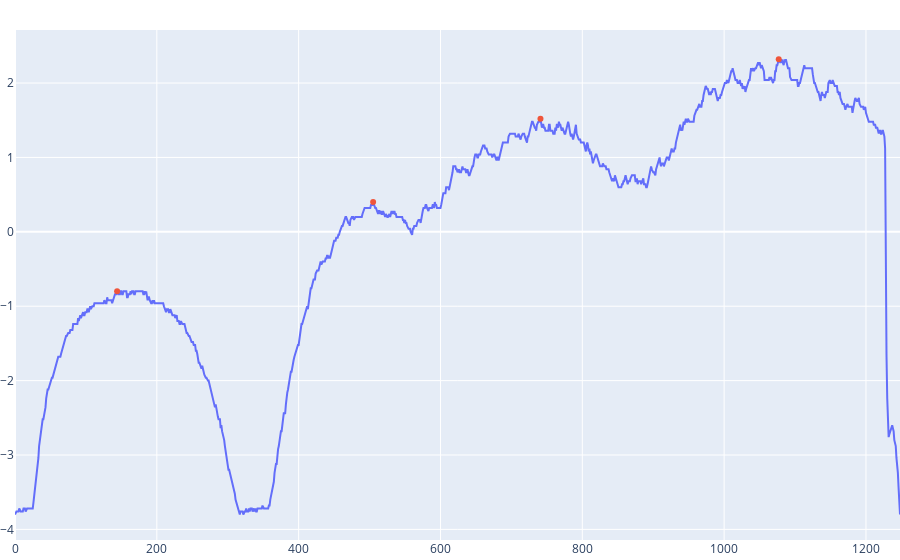
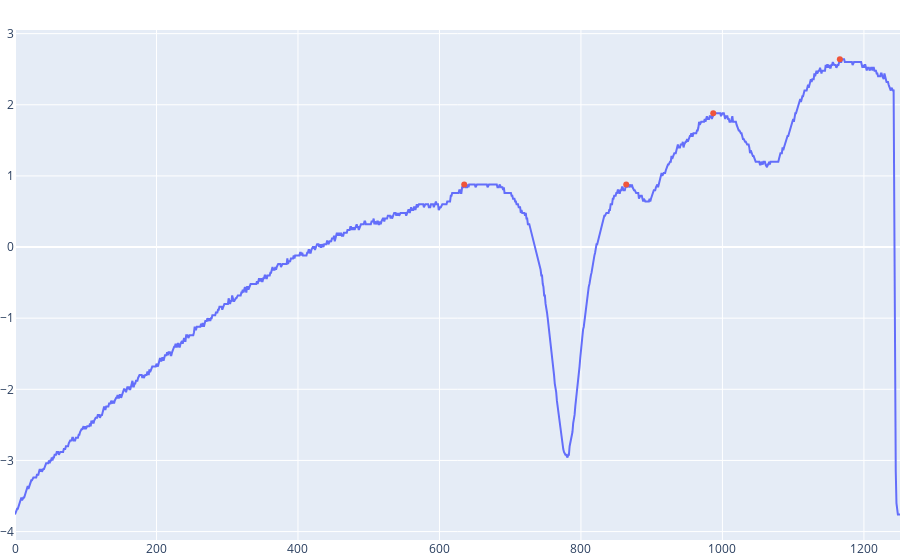
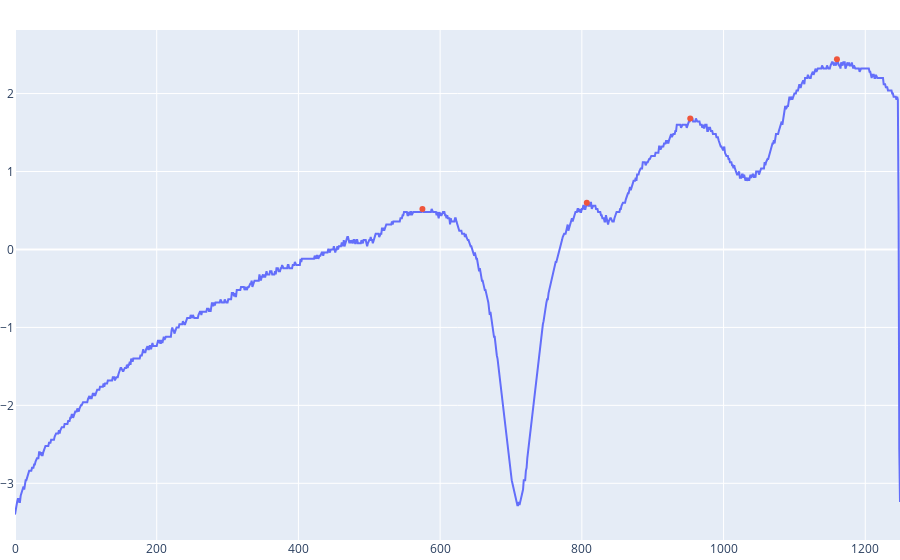
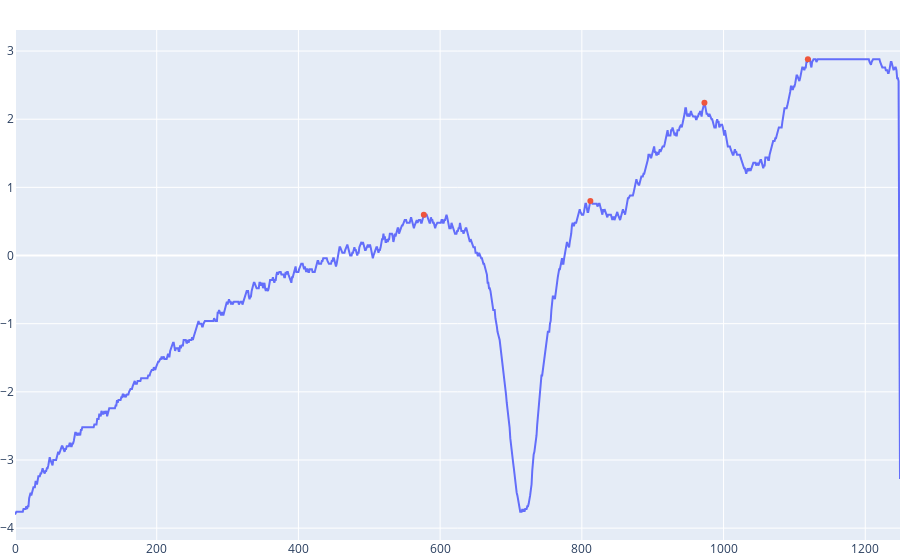

Notebook source saved alongside these figures, in order:
### Code cell
plotter(met3, None, *peak_finder(met3, 90))
plotter(met4, None, *peak_finder(met4, 90))
plotter(met5, None, *peak_finder(met5, 90))
plotter(met6, None, *peak_finder(met6, 90))

### Figure 1 — Plotly figure (JSON) as saved in the notebook; plotly's stock layout.template omitted (floating-point values rounded to 4 significant figures; data arrays with more than 128 entries replaced by an {"elided": "..."} marker saying what was removed)
{"data": [{"type": "scatter", "y": {"elided": "1249 float values"}}, {"mode": "markers", "type": "scatter", "x": [144, 505, 741, 1077], "y": [-0.8, 0.4, 1.52, 2.32]}], "layout": {"margin": {"b": 20, "l": 0, "r": 0, "t": 30}, "showlegend": false}}

### Figure 2 — Plotly figure (JSON) as saved in the notebook; plotly's stock layout.template omitted (floating-point values rounded to 4 significant figures; data arrays with more than 128 entries replaced by an {"elided": "..."} marker saying what was removed)
{"data": [{"type": "scatter", "y": {"elided": "1252 float values"}}, {"mode": "markers", "type": "scatter", "x": [635, 864, 987, 1166], "y": [0.88, 0.88, 1.88, 2.64]}], "layout": {"margin": {"b": 20, "l": 0, "r": 0, "t": 30}, "showlegend": false}}

### Figure 3 — Plotly figure (JSON) as saved in the notebook; plotly's stock layout.template omitted (floating-point values rounded to 4 significant figures; data arrays with more than 128 entries replaced by an {"elided": "..."} marker saying what was removed)
{"data": [{"type": "scatter", "y": {"elided": "1250 float values"}}, {"mode": "markers", "type": "scatter", "x": [575, 807, 953, 1160], "y": [0.52, 0.6, 1.68, 2.44]}], "layout": {"margin": {"b": 20, "l": 0, "r": 0, "t": 30}, "showlegend": false}}

### Figure 4 — Plotly figure (JSON) as saved in the notebook; plotly's stock layout.template omitted (floating-point values rounded to 4 significant figures; data arrays with more than 128 entries replaced by an {"elided": "..."} marker saying what was removed)
{"data": [{"type": "scatter", "y": {"elided": "1250 float values"}}, {"mode": "markers", "type": "scatter", "x": [577, 812, 973, 1119], "y": [0.6, 0.8, 2.24, 2.88]}], "layout": {"margin": {"b": 20, "l": 0, "r": 0, "t": 30}, "showlegend": false}}
